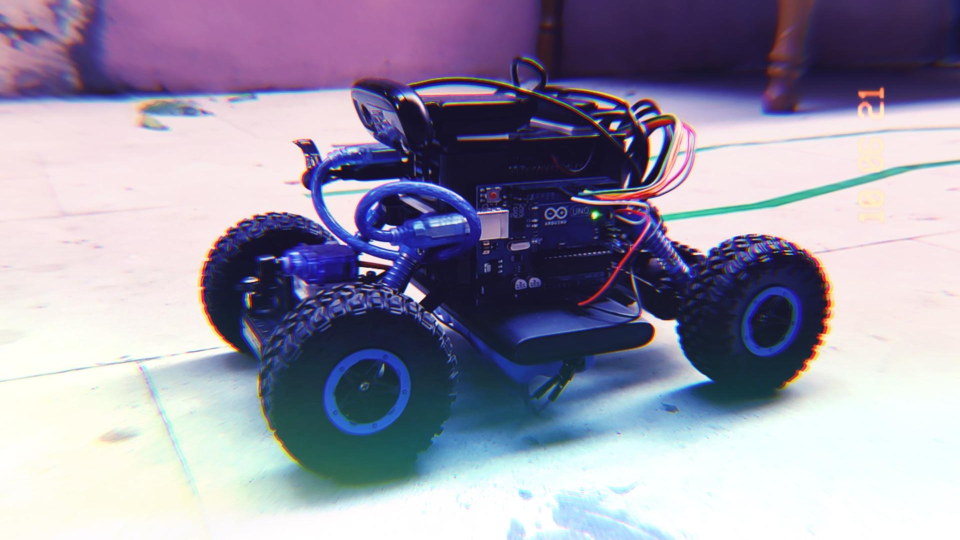
#> input picture Photos/IMG_20210610_185018_802.jpg, 1920 x 1080 px, given in place of the camera (shown at 1/2 size)
$ python HSV_Calculations.py
#> lines starting #> are read from the running program, lines starting #| are printed output that depends on the picture; after the words box and inside, x2 and y2 are one past the last pixel; in counts of white or black regions, pixels touching at a corner belong together
import numpy as np
import cv2 as cv

def nothing(x):
    pass

_INITIAL_WIDTH = 320
_INITIAL_HEIGHT = 240

cap = cv.VideoCapture(0)
cap.set(3, _INITIAL_WIDTH)
cap.set(4, _INITIAL_HEIGHT)

# [9 lines of commented-out code are left out]

while True:
    isSuccess, frame = cap.read()
#> frame is the input picture: shape (1080, 1920, 3); mean B, G, R 168.2, 148, 152.1
    frame = cv.resize(frame, (340, 240))
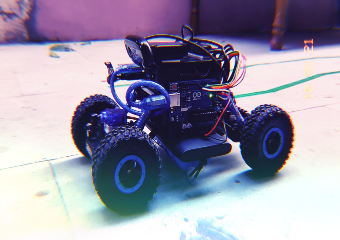
#> frame: shape (240, 340, 3); mean B, G, R 168.2, 148, 152.1

    if isSuccess:
        hsv = cv.cvtColor(frame, cv.COLOR_BGR2HSV)
#> hsv: shape (240, 340, 3); mean H, S, V 104.2, 80.2, 175.9

        # [7 lines of commented-out code are left out]

        l_b = np.array([30, 20, 20])
        u_b = np.array([85, 255, 255])

        mask = cv.inRange(hsv, l_b, u_b)
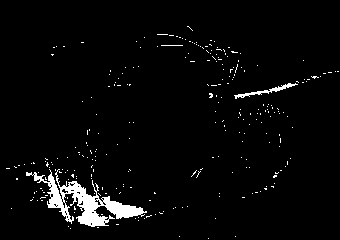
#> mask: shape (240, 340); 3.4% white; 269 white regions (266 under 20 px), largest, box (x1, y1, x2, y2) and area: (26, 169, 147, 227) 1981, (234, 83, 298, 99) 200, (161, 45, 183, 46) 22
        res = cv.bitwise_and(frame, frame, mask=mask)
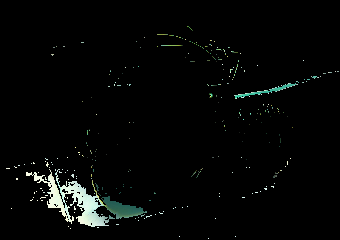
#> res: shape (240, 340, 3); mean B, G, R 6, 6.7, 5.6

        cv.imshow("Frame", frame)
        cv.imshow("Mask", hsv)
        cv.imshow("Res", res)

        key = cv.waitKey(1) & 0xFF
#> (key Esc is pressed here)

        if key == 27:
            break
    else:
        print("No Frames Read!")
        break

cap.release()
cv.destroyAllWindows()

$ run again, on Photos/IMG_20210610_185040_450.jpg
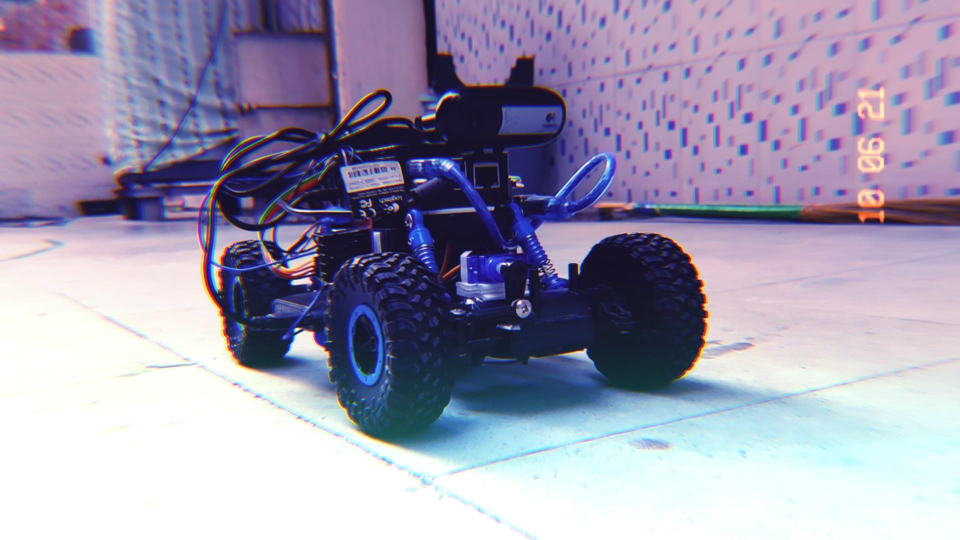
#> input picture Photos/IMG_20210610_185040_450.jpg, 1920 x 1080 px, given in place of the camera (shown at 1/2 size)
#> frame is the input picture: shape (1080, 1920, 3); mean B, G, R 177.3, 153.6, 158.5
#> `frame = cv.resize(frame, (340, 240))`:
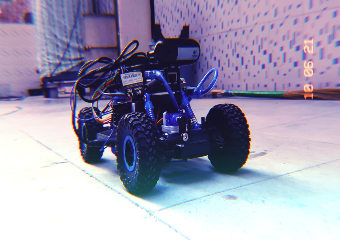
#> frame: shape (240, 340, 3); mean B, G, R 177.3, 153.5, 158.4
#> hsv: shape (240, 340, 3); mean H, S, V 102.4, 69.6, 181.7
#> `mask = cv.inRange(hsv, l_b, u_b)`:
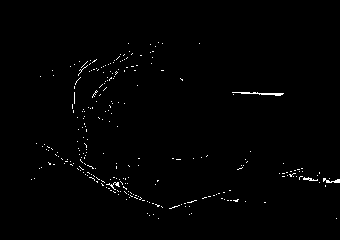
#> mask: shape (240, 340); 0.91% white in thin lines or dots, all inside (x1, y1, x2, y2) = (31, 42, 340, 219)
